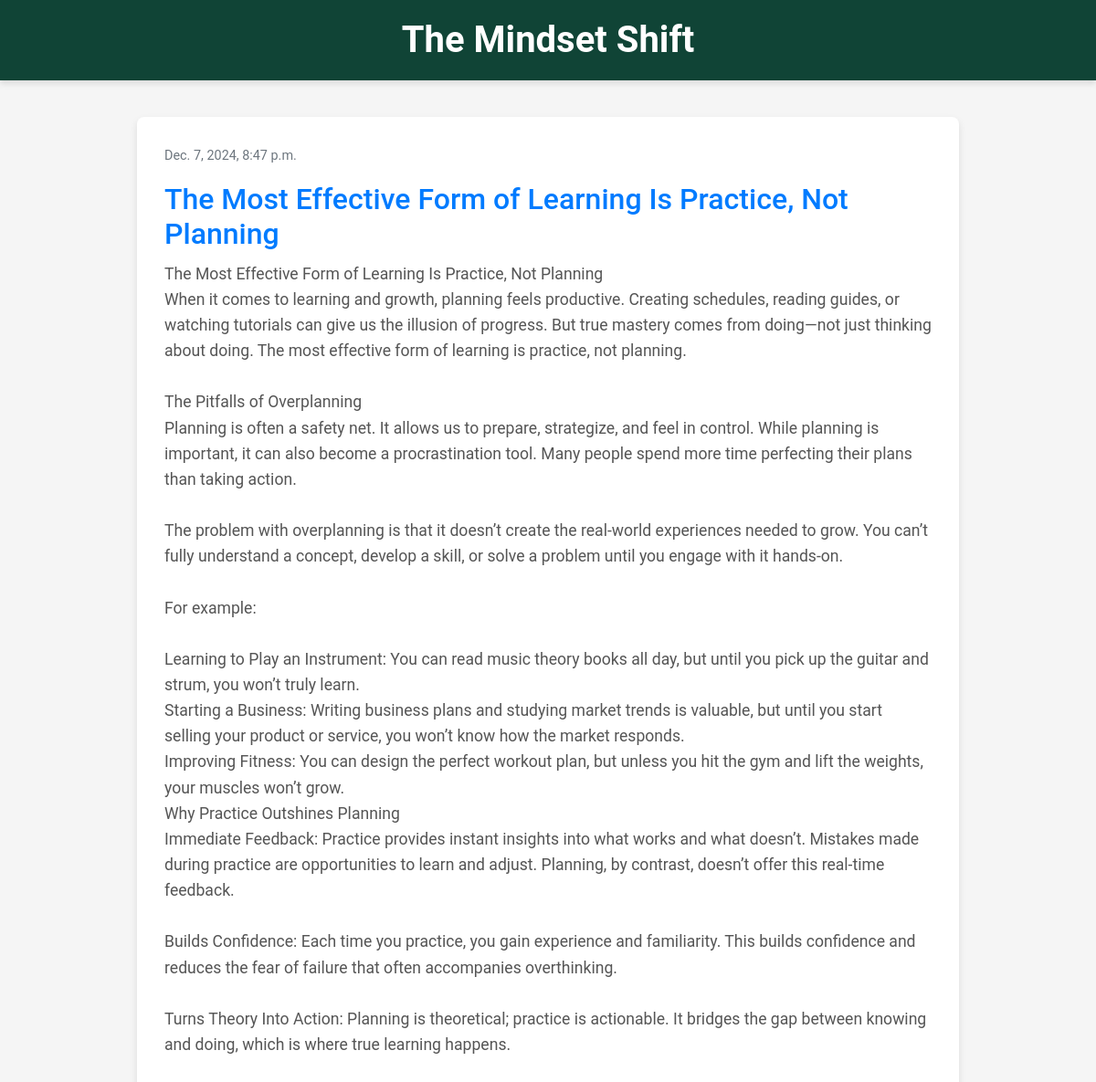
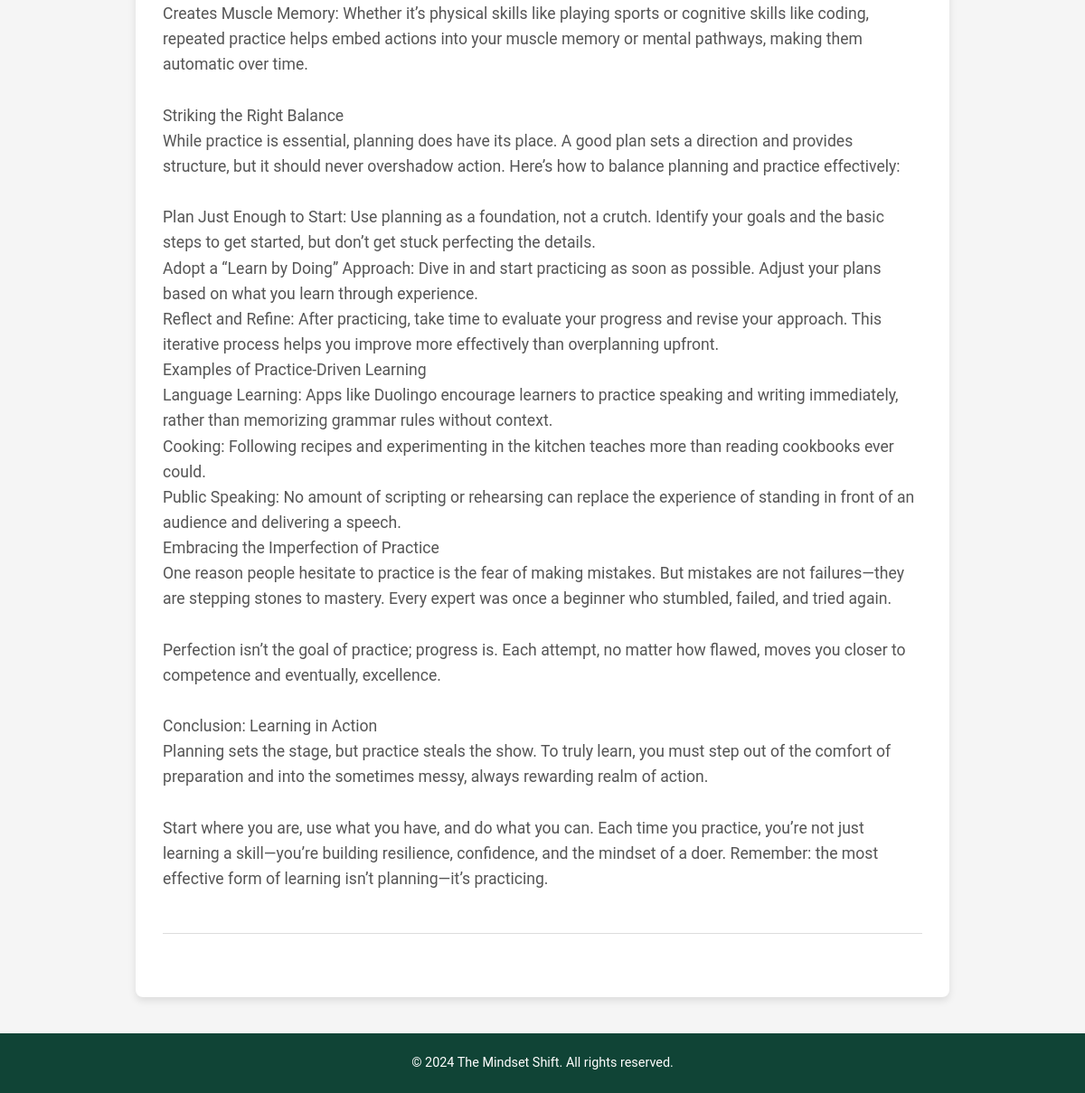
The app's page /post/1/ with its own data (2 pictures, top to bottom).
### blog/models.py (models this page shows, shortened)
class Post(models.Model):
    author = models.ForeignKey(settings.AUTH_USER_MODEL, on_delete=models.CASCADE)
    title = models.CharField(max_length=200)
    text = models.TextField()
    created_date = models.DateTimeField(default=timezone.now)
    published_date = models.DateTimeField(blank=True, null=True)
    image = models.ImageField(upload_to='posts/images/', null=True, blank=True)  # Image field added

### blog/views.py (the view)
# urls.py: path('post/<int:pk>/', views.post_detail, name='post_detail'),
def post_detail(request, pk):
    post = get_object_or_404(Post, pk=pk)
    return render(request, 'blog/post_detail.html', {'post': post})

### blog/templates/blog/post_detail.html (shortened to what this page needs)
{% extends 'blog/base.html' %}
{% block content %}
    <article class="post">
        {% if post.published_date %}
            <time class="date">
                {{ post.published_date }}
            </time>
        {% endif %}
        <h2>{{ post.title }}</h2>
        <p>{{ post.text|linebreaksbr }}</p>
    </article>
{% endblock %}

### blog/static/css/blog.css (style rules this page uses)
body { font-family: 'Roboto', sans-serif; color: #333; background-color: #f5f5f5; margin: 0; padding: 0; line-height: 1.8; }
.post { margin-bottom: 40px; padding-bottom: 30px; border-bottom: 1px solid #dddddd; }
.post h2 { font-size: 2rem; color: #007bff; margin-bottom: 10px; }
.post .date { font-size: 0.9rem; color: #6c757d; margin-bottom: 15px; display: block; }
.post p { font-size: 1.1rem; color: #555555; line-height: 1.6; }

### records on screen
Post: published_date "Dec. 7, 2024, 8:47 p.m.", title "The Most Effective Form of Learning Is Practice, Not Planning", text "The Most Effective Form of Learning Is Practice, Not Planning When it comes to learning and growth, planning feels productive. Creating schedules, reading guides, or watching tutorials can give us the illusion of progress. But true mastery comes from doing—not just thinking about doing. The most effective form of learning is practice, not planning. The Pitfalls of Overplanning Planning is often a safety net. It allows us to prepare, strategize, and feel in control. While planning is important, it can also become a procrastination tool. Many people spend more time perfecting their plans than taking action. The problem with overplanning is that it doesn’t create the real-world experiences…"
